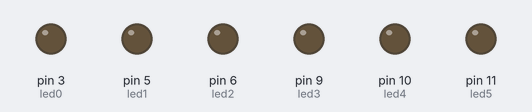
The sketch below on a simulated Arduino Uno, built with avr-gcc and run on an emulated ATmega328P. Parts: output pins drawn as LEDs (lit = HIGH).

Above: at 0.05 s.
At 1.5 s:
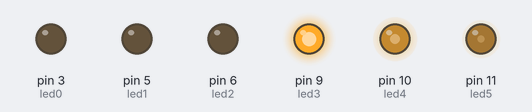
At 1.85 s:
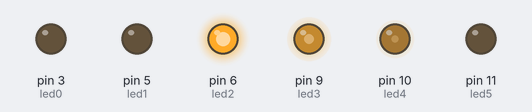
At 2.2 s:
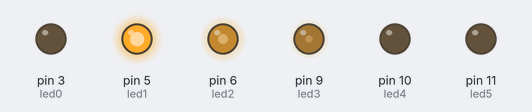
At 2.95 s:
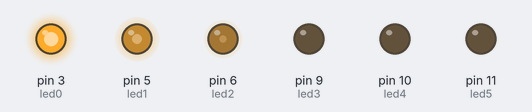
Timing chart, 0 to 6.9 s (numbered marks = the images above):
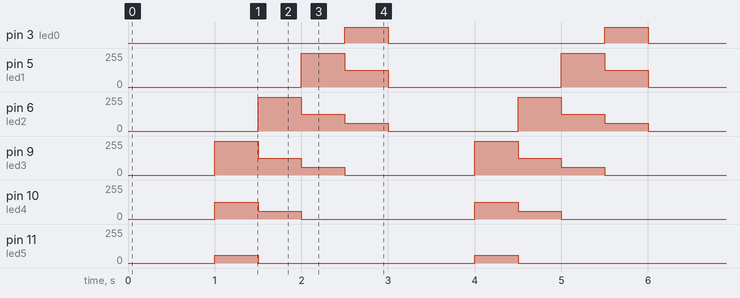

The sketch:

exercici_2.ino
```cpp
/*""""""""""""""""""""""""""""""""""""""""""""""""""""""""""""""""""""""""""""""""""""""
""                                                                                    ""
""                                                                                    ""
""                                 TÍTOL: HELLO WORLD                                 ""
""                                 GABRIEL JAN IWAN                                   ""
""                                                                                    ""
""                                                                                    ""
""                                                                                    ""
""""""""""""""""""""""""""""""""""""""""""""""""""""""""""""""""""""""""""""""""""""""*/

//"""""""""""""""""""""""""""""""""""" INCLUDE """""""""""""""""""""""""""""""""""""""""


//"""""""""""""""""""""""""""""""""""" VARIABLES """""""""""""""""""""""""""""""""""""""

const byte led0 = 3;          // donar nom al pin 3 de l’Arduino
const byte led1 = 5;          // donar nom al pin 5 de l’Arduino
const byte led2 = 6;          // donar nom al pin 6 de l’Arduino
const byte led3 = 9;          // donar nom al pin 9 de l’Arduino
const byte led4 = 10;         // donar nom al pin 10 de l’Arduino
const byte led5 = 11;         // donar nom al pin 11 de l’Arduino

unsigned long velocitat = 500;         // velocitat de l'acció en ms

//""""""""""""""""""""""""""""""""""""" SETUP """"""""""""""""""""""""""""""""""""""""""

void setup()                                 // CONFIGURA EL FINAL DE SORTIDA
{

  pinMode(led0, OUTPUT);     // definir el pin 3 com una sortida
  pinMode(led1, OUTPUT);     // definir el pin 5 com una sortida
  pinMode(led2, OUTPUT);     // definir el pin 6 com una sortida
  pinMode(led3, OUTPUT);     // definir el pin 9 com una sortida
  pinMode(led4, OUTPUT);     // definir el pin 10 com una sortida
  pinMode(led5, OUTPUT);     // definir el pin 11 com una sortida

}


//""""""""""""""""""""""""""""""""""""" LOOP """""""""""""""""""""""""""""""""""""""""""

void loop() {                                          //INICIA EL PROGRAMA EN BUCLE

  analogWrite(led0, 0);     // posar PWM del pin 3 a 0
  analogWrite(led1, 0);     // posar PWM del pin 5 a 0
  analogWrite(led2, 0);     // posar PWM del pin 6 a 0
  analogWrite(led3, 0);     // posar PWM del pin 9 a 0
  analogWrite(led4, 0);     // posar PWM del pin 10 a 0
  analogWrite(led5, 0);     // posar PWM del pin 11 a 0

    delay(velocitat);          // es queden leds velocitat ms en aquest estat

  analogWrite(led0, 0);     // posar PWM del pin 3 a 0
  analogWrite(led1, 0);     // posar PWM del pin 5 a 0
  analogWrite(led2, 0);     // posar PWM del pin 6 a 0
  analogWrite(led3, 0);     // posar PWM del pin 9 a 0
  analogWrite(led4, 0);     // posar PWM del pin 10 a 0
  analogWrite(led5, 0);     // posar PWM del pin 11 a 0

     delay(velocitat);          // es queden leds velocitat ms en aquest estat

//primer pas
  analogWrite(led0, 0);
  analogWrite(led1, 0);
  analogWrite(led2, 0);
  analogWrite(led3, 255);
  analogWrite(led4, 125);
  analogWrite(led5, 60);

       delay(velocitat);          // es queden leds velocitat ms en aquest estat

//segon pas
  analogWrite(led0, 0);
  analogWrite(led1, 0);
  analogWrite(led2, 255);
  analogWrite(led3, 125);
  analogWrite(led4, 60);
  analogWrite(led5, 0);

       delay(velocitat);          // es queden leds velocitat ms en aquest estat

  //tercer pas
  analogWrite(led0, 0);
  analogWrite(led1, 255);
  analogWrite(led2, 125);
  analogWrite(led3, 60);
  analogWrite(led4, 0);
  analogWrite(led5, 0);

       delay(velocitat);          // es queden leds velocitat ms en aquest estat

  //4t pas
  analogWrite(led0, 255);
  analogWrite(led1, 125);
  analogWrite(led2, 60);
  analogWrite(led3, 0);
  analogWrite(led4, 0);
  analogWrite(led5, 0);

       delay(velocitat);          // es queden leds velocitat ms en aquest estat

  //9 pas
  analogWrite(led0, 0);
  analogWrite(led1, 0);
  analogWrite(led2, 0);
  analogWrite(led3, 0);
  analogWrite(led4, 0);
  analogWrite(led5, 0);

       delay(velocitat);          // es queden leds velocitat ms en aquest estat

  //10 pas 2n en blanc
  analogWrite(led0, 0);
  analogWrite(led1, 0);
  analogWrite(led2, 0);
  analogWrite(led3, 0);
  analogWrite(led4, 0);
  analogWrite(led5, 0);

       delay(velocitat);          // es queden leds velocitat ms en aquest estat

  //11 pas
  analogWrite(led0, 0);
  analogWrite(led1, 0);
  analogWrite(led2, 0);
  analogWrite(led3, 255);
  analogWrite(led4, 125);
  analogWrite(led5, 60);

       delay(velocitat);          // es queden leds velocitat ms en aquest estat

  //12 pas
  analogWrite(led0, 0);
  analogWrite(led1, 0);
  analogWrite(led2, 255);
  analogWrite(led3, 125);
  analogWrite(led4, 60);
  analogWrite(led5, 0);

       delay(velocitat);          // es queden leds velocitat ms en aquest estat

  //13 pas
  analogWrite(led0, 0);
  analogWrite(led1, 255);
  analogWrite(led2, 125);
  analogWrite(led3, 60);
  analogWrite(led4, 0);
  analogWrite(led5, 0);

       delay(velocitat);          // es queden leds velocitat ms en aquest estat

  //14 pas
  analogWrite(led0, 255);
  analogWrite(led1, 125);
  analogWrite(led2, 60);
  analogWrite(led3, 0);
  analogWrite(led4, 0);
  analogWrite(led5, 0);

       delay(velocitat);          // es queden leds velocitat ms en aquest estat


}


//""""""""""""""""""""""""""""""""""""" FUNCIONS """"""""""""""""""""""""""""""""""""""""
```

Measured:
- by itself, pin 3 (led0): alternates HIGH for 0.50 s and LOW for 2.5 s
- by itself, pin 5 (led1): repeats every 3.0 s: 125/255 0.50 s, 0/255 2.0 s, 255/255 0.50 s
- by itself, pin 6 (led2), pin 9 (led3): repeats every 3.0 s: 125/255 0.50 s, 60/255 0.50 s, 0/255 1.5 s, 255/255 0.50 s
- by itself, pin 10 (led4): repeats every 3.0 s: 60/255 0.50 s, 0/255 2.0 s, 125/255 0.50 s
- by itself, pin 11 (led5): alternates 60/255 for 0.50 s and 0/255 for 2.5 s
